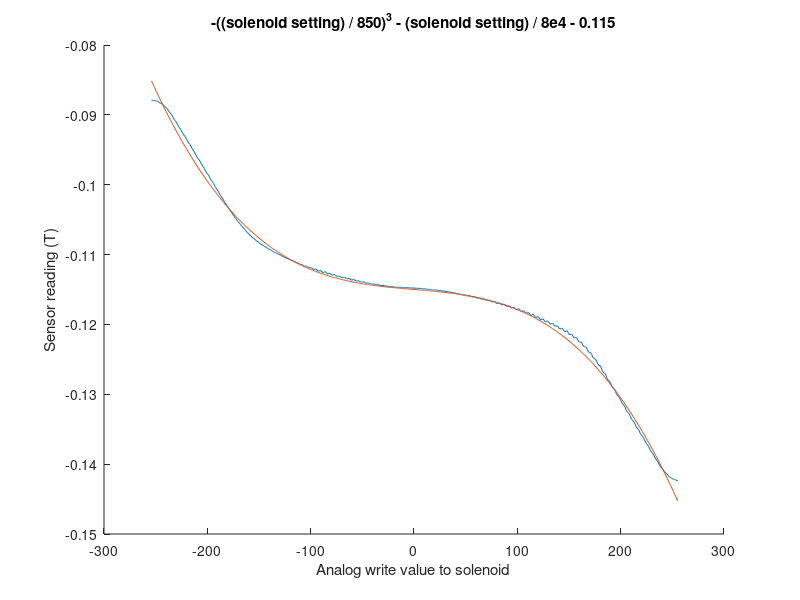

This figure's MATLAB source:
load('smoothed_data.mat');
sweep_len = 256;
full_range = zeros(size(analog_write));
range_2 = logical(full_range);
range_2(sweep_len + 1:3 * sweep_len) = true;

solenoid_setting = analog_write(range_2);
hall_effect = pwm_adjusted_sensor(range_2);

figure(1);
clf;
hold on;
plot(solenoid_setting, hall_effect);
plot(solenoid_setting, -(solenoid_setting / 850) .^ 3 - 0.115 - solenoid_setting / 8e4);
title("-((solenoid setting) / 850)\^3 - (solenoid setting) / 8e4 - 0.115");
xlabel("Analog write value to solenoid");
ylabel("Sensor reading (T)");